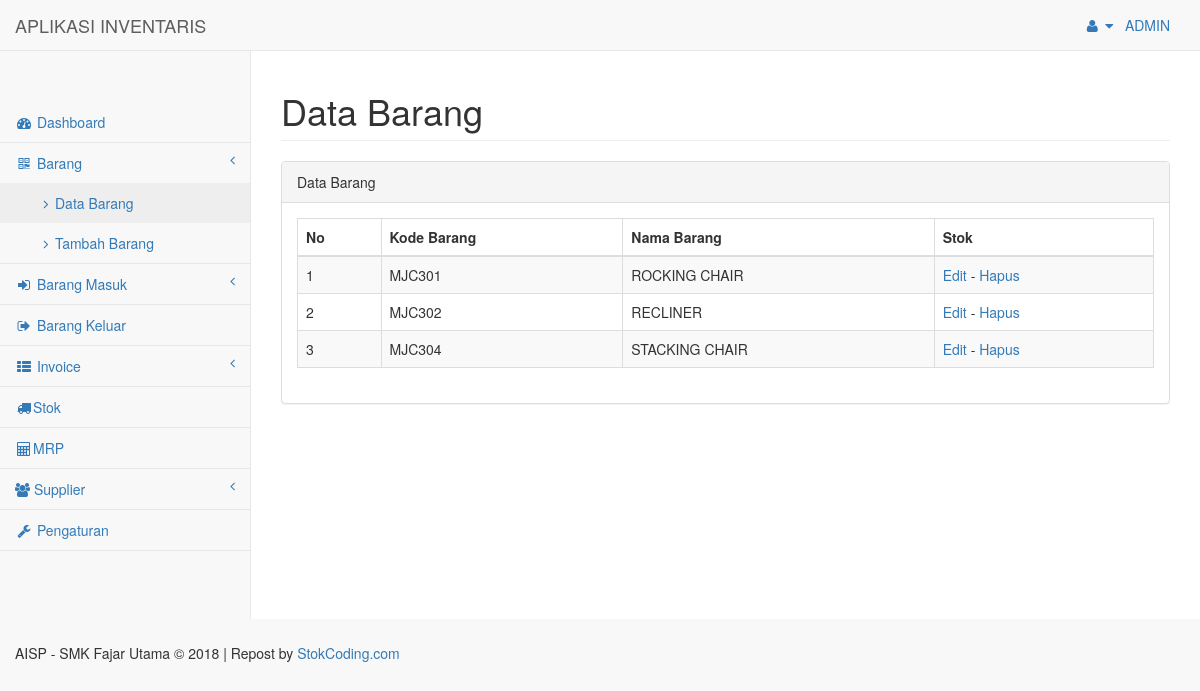
/index.php?page=databarang (signed in), run on the app's committed database.
### tables this page shows
CREATE TABLE `tbl_barang` (
  `kode_barang` varchar(8) NOT NULL,
  `nama_barang` varchar(30) NOT NULL
);

### config/Class_Barang.php (called while the page is built, shortened)
<?php
class Class_Barang
{
    function tampil_data()
    {
        include("config.php");
        $sql = "select * from tbl_barang";
        $data = mysqli_query($conn, $sql);
        $data1 = mysqli_num_rows($data);
        if ($data1 == 0) {
            echo "<div class='alert alert-danger'>Tidak ada data</div>";
        } else {
            while ($d = mysqli_fetch_assoc($data)) {
                $hasil[] = $d;
            }
            return $hasil;
        }
    }
}

### pages/data_barang.php (the view)
<div class="row">
    <div class="col-lg-12">
        <h1 class="page-header">Data Barang </h1>
    </div>
</div>
<div class="row">
    <div class="col-lg-12">
        <div class="panel panel-default">
            <div class="panel-heading">
                Data Barang
            </div>
            <div class="panel-body">
                <table width="100%" class="table table-striped table-bordered table-hover" cellpadding="0" cellspacing="0" id="dataTables-example">
                    <thead>
        <?php
            if (is_array($db->tampil_data()) && count($db->tampil_data()) > 0) {
         ?>
                        <tr>
                            <th>No</th>
                            <th>Kode Barang</th>
                            <th>Nama Barang</th>
                            <th>Stok</th>
                        </tr>
                    </thead>
                    <tbody>
    <?php
        $no = 1;
        foreach ($db->tampil_data() as $row) {
     ?>
                    <tr>
                        <td><?=$no++?></td>
                        <td><?=$row['kode_barang']?></td>
                        <td><?=$row['nama_barang']?></td>
                        <td><a href="?id=<?=$row['kode_barang']?>&page=update">Edit</a> - <a href="?hapus&id=<?=$row['kode_barang']?>" onclick="return confirm('Yakin mau dihapus?');">Hapus</a></td>
                      </tr>
    <?php }
}?>
                    </tbody>
                </table>
            </div>
        </div>
    </div>
</div>

### data on the page
tbl_barang: kode_barang "MJC301", nama_barang "ROCKING CHAIR"
tbl_barang: kode_barang "MJC302", nama_barang "RECLINER"
tbl_barang: kode_barang "MJC304", nama_barang "STACKING CHAIR"

### other printed values
$_SESSION["username"] "ADMIN"
